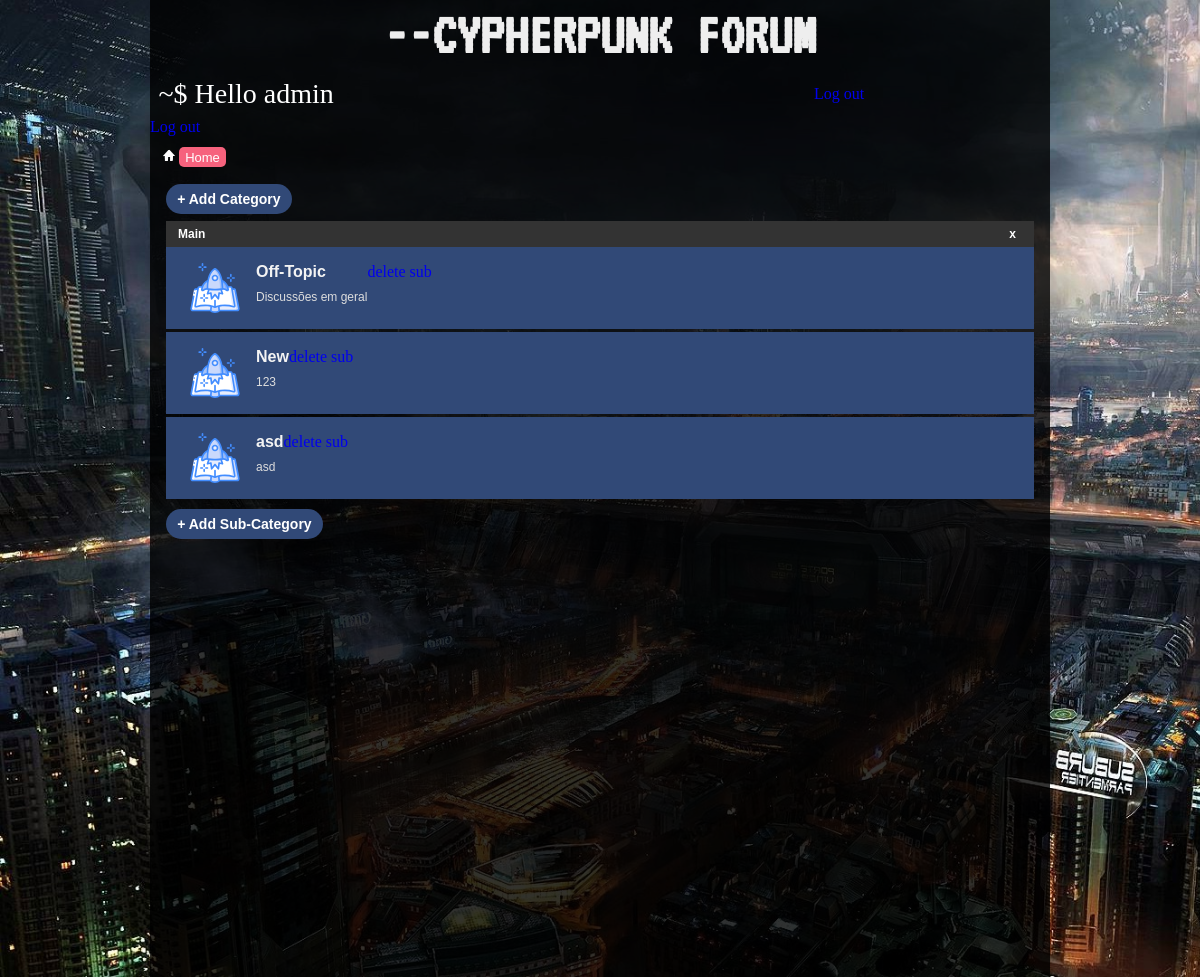
The page /home (signed in) on the database as committed earlier.
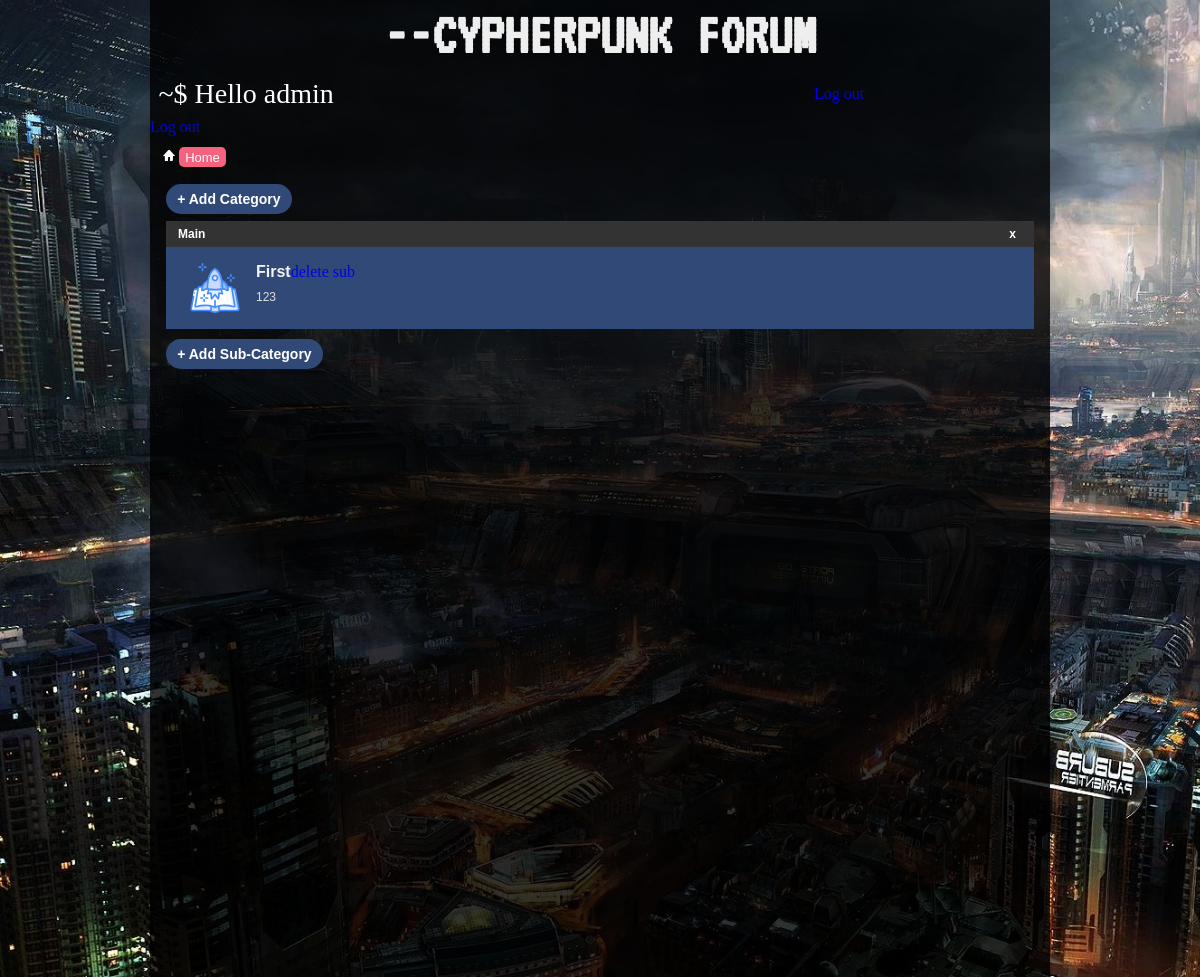
The same page on the database as committed later.
### forumapp/models/models.py (models this page shows, shortened)
class User(db.Model, UserMixin):
    id = db.Column(db.Integer, primary_key=True)
    username = db.Column(db.String(20), unique=True, nullable=False)
    password = db.Column(db.String(60), nullable=False)
    posts = db.relationship('Post', backref='author')
    threads = db.relationship('Thread', backref='author')
    permission_level = db.Column(db.Integer, default=0)
    post_signature = db.Column(db.Text(200))
    profile_pic = db.Column(db.String(60), default='default.jpg')

class Category(db.Model):
    id = db.Column(db.Integer, primary_key=True)
    title = db.Column(db.String(40), unique=True, nullable=False)
    sub_categories = db.relationship('SubCategory', backref='parent')

class SubCategory(db.Model):
    id = db.Column(db.Integer, primary_key=True)
    title = db.Column(db.String(40), nullable=False)
    desc = db.Column(db.String(200), nullable=False)
    parent_id = db.Column(db.Integer, db.ForeignKey('category.id'))
    threads = db.relationship('Thread', backref='parent')

### forumapp/routes.py (the view)
@app.route('/')
@app.route('/home')
def home():
    ct = Category.query.all()
    return render_template('home.html', categories=ct)

### forumapp/routes.py (called while the page is built)
@login_manager.user_loader
def load_user(user_id):
    return User.query.get(int(user_id))

### forumapp/templates/home.html
{% extends "base.html" %}
{% block content %}
    <section>
        <div class="content-container">
            {% if current_user.is_authenticated and current_user.permission_level >= 100 %}
                <a class="add-button text-md2" href="{{ url_for('add_category') }}">+ Add Category</a>
            {% endif %}
            {%  for category in categories %}
                <div class="category">
                    <div class="category-header text-md">
                        <a class="category-title" href="#{{ category.title }}" id="{{ category.title }}">{{ category.title }}</a>
                        {% if current_user.is_authenticated and current_user.permission_level >= 100 %}
                            <a class="button-close right-corner" href="{{ url_for('delete_category', category_title=category.title) }}" >x</a>
                        {% endif %}
                    </div>
                    {% for sub_category in category.sub_categories %}
                        <div class="sub-category background-dark">
                            <div class="img-container">
                                <img src="{{ url_for('static', filename='img/sprite.svg') }}" alt="sprite" class="sprite">
                            </div>
                            <div class="info">
                                <p class="title text-lg">
                                    <a href="{{ url_for('threads', category_title=category.title, sub_category_id=sub_category.id) }}">{{ sub_category.title }}</a>
                                </p>
                                <p class="description text-sm">
                                    {{ sub_category.desc }}
                                </p>
                            </div>
                            {% if current_user.is_authenticated and current_user.permission_level >= 100 %}
                                <a href="{{ url_for('delete_sub_category',category_id=category.id, sub_category_id=sub_category.id) }}">delete sub</a>
                            {% endif %}
                        </div>
                    {% endfor %}
                    {% if current_user.is_authenticated and current_user.permission_level >= 100 %}
                        <a class="add-button text-md2" href="{{ url_for('add_sub_category', category_id=category.id) }}">+ Add Sub-Category</a>
                    {% endif %}
                </div>
            {% endfor %}
        </div>
    </section>
{% endblock content %}

### forumapp/templates/base.html (shortened to what this page needs)
<!doctype html>
<html lang="en">
<head>
    <link rel="stylesheet" href="{{url_for('static', filename='style.css')}}">
</head>
<body>
    <div class="cover">
        <div class="logo-container">
            <a href="/"><h1 class="logo">--CYPHERPUNK FORUM</h1></a>
        </div>
        <div class="navbar">
            {% include "_navbar.html" %}
        </div>
        <div class="main-container">
            {% block content %}{% endblock content %}
        </div>
    </div>
</body>
</html>

### forumapp/templates/_navbar.html (shortened to what this page needs)
<div class="links">
    <div class="login-bar">
        {% if current_user.is_authenticated %}
        <div class="greetings">
            <p>~$ Hello <a href="{{ url_for('user_page', username=current_user.username) }}">{{ current_user.username }}</a></p>
        </div>
        <div class="fields-wrapper">
            <div class="fields">
                <li><a href="{{ url_for('logout') }}">Log out</a></li>
            </div>
        </div>
        {% endif %}
    </div>
    <ul>
        {% if current_user.is_authenticated %}
            <li><a href="{{ url_for('logout') }}">Log out</a></li>
        {% else %}
            <li><a href="{{ url_for('login') }}">Login</a></li>
            <li><a href="{{ url_for('register') }}">Register</a></li>
        {% endif %}
    </ul>
</div>
<div class="link-tree navigation text-md3">
    <img src="{{ url_for('static', filename='img/navbit-home.jpg') }}" alt="">
    <a href="{{ url_for('home') }}">Home</a>
</div>

### forumapp/static/style.css (style rules this page uses)
* { margin: 0; padding: 0; }
a { text-decoration:none; outline: none; }
body { background: url(img/background1.jpg); background-repeat: no-repeat; background-size: cover; background-attachment: fixed; }
.logo-container { width: 75%; margin: auto; }
.logo { text-align: center; font-family: 'VT323', monospace; font-size: 60px; color: #eee; padding: .3rem; background-color: rgba(0,0,0,.8); }
.text-lg { font: bold 16px Tahoma,Calibri,Verdana,Geneva,sans-serif; }
.text-md { font:bold 12px Arial,Tahoma,Calibri,Verdana,Geneva,sans-serif; }
.text-md2 { font:bold 14px Arial,Tahoma,Calibri,Verdana,Geneva,sans-serif; }
.text-sm { font: 12px Tahoma,Calibri,Verdana,Geneva,sans-serif; }
.text-md3 { font: 13px Verdana,Arial,Tahoma,Calibri,Geneva,sans-serif; }
.title a { color:#fff; }
.background-dark { background-color: #314977; }
.main-container { width: 75%; min-height: 100vh; margin: auto; background-color: rgba(0, 0 ,0, .8); }
.navigation { padding: 1em; }
.navigation a { text-decoration: none; color:#203459; color: #fff; background-color: #f6627d; border-radius: 5px; padding: 0.2em .5em; }
.content-container { margin: 0 1em; }
.img-container { display: inline-block; overflow: hidden; }
.greetings { flex-grow: 2; }
.greetings * { font-family: "Ubuntu Mono"; font-size: 28px; color: #fff; }
.navbar { width: 75%; margin: auto; background-color: rgba(0,0,0,.8); }
.navbar p { padding: .3em; }
.navbar li { list-style: none; }
.category { border: #333; }
.category-header { position: relative; background-color: #333; text-decoration: none; text-align: left; padding: .5em; overflow: hidden; }
.category-header a { color: #fff; background-color: #333; text-decoration: none; text-align: left; padding: .5em; }
.right-corner { position: absolute; top: .4em; right: 1em; }
.button-close { top: 0%; }
.sub-category { padding: 1em; min-height: 50px; text-align: left; margin-bottom: 3px; display: flex; }
.sub-category .title a { text-decoration: none; color: #f3f3f3; }
.sub-category .description { color: #ddd; padding-top: .7em; }
.sub-category img, .thread img { float: left; width: 50px; padding: 0 0 0 .5em; }
.sub-category .info { padding-left: 1em; }
.add-button { text-align:left; padding: .5em .8em;; background-color: #314977; display: inline-block; border-radius: 20px; margin: .5em 0; color: #fff; }
.login-bar { display: flex; position: relative; justify-content: space-between; }
.fields-wrapper { flex-grow: 1; }
.login-bar .fields { position: absolute; top: 50%; transform: translate(0, -50%); }

Rows that differ between the two databases and show on the page:
removed SubCategory: title "Off-Topic", desc "Discussões em geral"
removed SubCategory: title "New", desc "123"
removed SubCategory: title "asd", desc "asd"
added SubCategory: title "First", desc "123"
